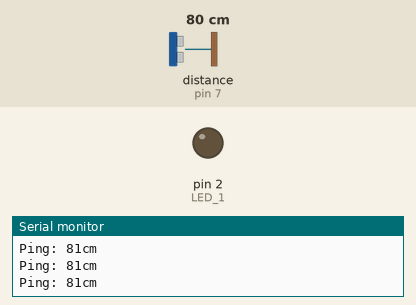
The sketch below on a simulated Arduino Uno, built with avr-gcc and run on an emulated ATmega328P. On the bench: output pins drawn as LEDs (lit = HIGH), the last lines printed to the serial monitor. Dashed ring = blinking. The test bench sets the inputs (shaded band); at power-on: distance to the obstacle (sensor on pin 7) 80 cm. The echo pulse lasts 58.3 µs per cm.

Above: at 1.2 s.
1.3 s: distance to the obstacle (sensor on pin 7) set to 18 cm
2.8 s: distance to the obstacle (sensor on pin 7) set to 14 cm
At 3.05 s:
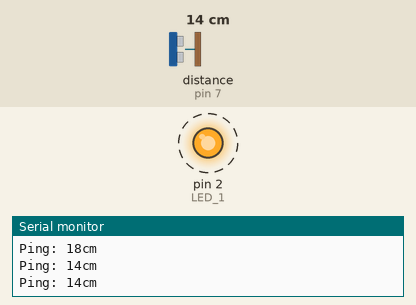
5.8 s: distance to the obstacle (sensor on pin 7) set to 120 cm
At 5.8 s:
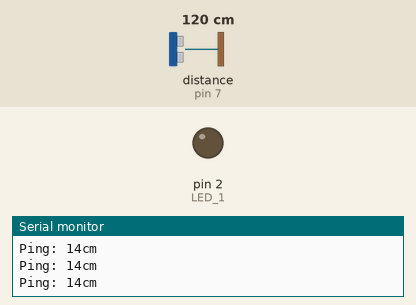
7.3 s: distance to the obstacle (sensor on pin 7) set to 2 cm
At 7.55 s:
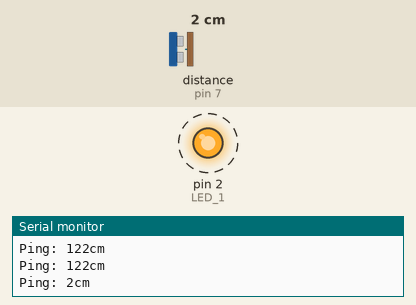
Timing chart, 0 to 11.3 s (numbered marks = the images above; inputs shaded):
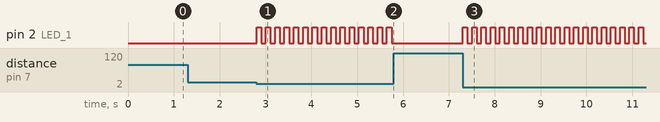

Measured:
- the behaviour switches between 16 and 15 cm on distance to the obstacle (sensor on pin 7) (found by bisection; images 0 and 1)
- after the input at 2.8 s, pin 2 (LED_1): alternates HIGH for 0.10 s and LOW for 0.10 s, starting at once
- after the input at 5.8 s, pin 2 (LED_1): stops changing and stays LOW
- after the input at 7.3 s, pin 2 (LED_1): alternates HIGH for 0.10 s and LOW for 0.10 s, starting at once

The sketch:

IfdistanceBlink.ino
```cpp
// ---------------------------------------------------------------------------
// Example NewPing library sketch that does a ping about 20 times per second.
// ---------------------------------------------------------------------------

#include <NewPing.h>

#define TRIGGER_PIN  8  // Arduino pin tied to trigger pin on the ultrasonic sensor.
#define ECHO_PIN     7  // Arduino pin tied to echo pin on the ultrasonic sensor.
#define MAX_DISTANCE 300 // Maximum distance we want to ping for (in centimeters). Maximum sensor distance is rated at 400-500cm.

NewPing sonar(TRIGGER_PIN, ECHO_PIN, MAX_DISTANCE); // NewPing setup of pins and maximum distance.
int LED_1 = 2;

void setup() {
  Serial.begin(115200); // Open serial monitor at 115200 baud to see ping results.
 pinMode (LED_1, OUTPUT);

}

void loop() {


  int distance = sonar.ping_cm();
  // if distance is less than 15cm, turn the flash on. Else, do nothing.
  if(distance <= 15)
  {
      digitalWrite (LED_1 , HIGH);
      delay (100);
      digitalWrite (LED_1 , LOW);
      delay(100);

   }
   else{
    digitalWrite(LED_1, LOW);
    }

                      // Wait 50ms between pings (about 20 pings/sec). 29ms should be the shortest delay between pings.
  Serial.print("Ping: ");
  Serial.print(sonar.ping_cm()); // Send ping, get distance in cm and print result (0 = outside set distance range)
  Serial.println("cm");
}
```
